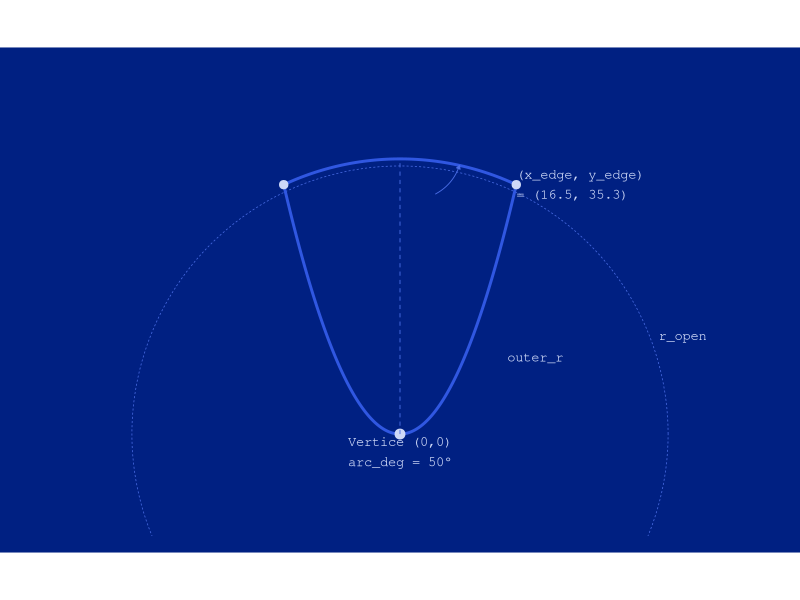

Generate this figure with R:
## ---- chunk 1
library(ggplot2)
library(dplyr)

# ── Parameters (matching SCAD defaults) ──────────────────────────────
arc_deg   <- 50
outer_r   <- 38
open_to_edge <- TRUE
edge_inset   <- 4

r_open <- if (open_to_edge) outer_r + 1.0 else outer_r - edge_inset
x_edge <- r_open * sin(arc_deg/2 * pi/180)
y_edge <- r_open * cos(arc_deg/2 * pi/180)
corner_r <- 1.2

# ── Parabola points ──────────────────────────────────────────────────
n_seg <- 96
t_seq <- seq(0, 1, length.out = n_seg + 1)

par_right <- data.frame(
  x = x_edge * t_seq,
  y = (x_edge * t_seq / x_edge)^2 * y_edge,
  branch = "right"
)
par_left <- data.frame(
  x = -x_edge * t_seq,
  y = (x_edge * t_seq / x_edge)^2 * y_edge,
  branch = "left"
)

# ── Outer arc (circle) ───────────────────────────────────────────────
n_arc <- 64
arc_pts <- data.frame(
  theta = seq(-arc_deg/2, arc_deg/2, length.out = n_arc),
  branch = "arc"
)
arc_pts$x <- r_open * sin(arc_pts$theta * pi/180)
arc_pts$y <- r_open * cos(arc_pts$theta * pi/180)

# ── Full circle (ghost) ──────────────────────────────────────────────
circle <- data.frame(theta = seq(0, 2*pi, length.out = 200))
circle$x <- outer_r * cos(circle$theta)
circle$y <- outer_r * sin(circle$theta)

# ── Annotation data ──────────────────────────────────────────────────
annotations <- data.frame(
  x = c(0, x_edge, 0, r_open * cos(20 * pi/180), outer_r * 0.4),
  y = c(0, y_edge, -4, r_open * sin(20 * pi/180), outer_r * 0.3),
  label = c("Vertice (0,0)", 
            sprintf("(x_edge, y_edge)\n= (%.1f, %.1f)", x_edge, y_edge),
            sprintf("arc_deg = %.0f°", arc_deg),
            "r_open",
            "outer_r"),
  hjust = c(0.5, 0, 0.5, 0, 0),
  vjust = c(1.5, 0.5, 0.5, 0, 1)
)

# ── Plot ─────────────────────────────────────────────────────────────
ggplot() +
  geom_path(data = circle, aes(x = x, y = y),
            colour = "#4A6DE5", linewidth = 0.25, linetype = "22") +
  geom_path(data = par_right, aes(x = x, y = y),
            colour = "#3057E1", linewidth = 1.0) +
  geom_path(data = par_left, aes(x = x, y = y),
            colour = "#3057E1", linewidth = 1.0) +
  geom_path(data = arc_pts, aes(x = x, y = y),
            colour = "#3057E1", linewidth = 1.0) +
  geom_point(aes(x = 0, y = 0), colour = "#CED8F7", size = 3) +
  geom_point(aes(x = x_edge, y = y_edge), colour = "#CED8F7", size = 2.5) +
  geom_point(aes(x = -x_edge, y = y_edge), colour = "#CED8F7", size = 2.5) +
  geom_segment(aes(x = 0, y = 0, xend = 0, yend = r_open),
               colour = "#4A6DE5", linewidth = 0.3, linetype = "44") +
  geom_curve(aes(x = 5, y = r_open - 5, xend = r_open * sin(arc_deg/4 * pi/180),
                  yend = r_open * cos(arc_deg/4 * pi/180)),
             colour = "#4A6DE5", linewidth = 0.3, curvature = 0.2,
             arrow = arrow(length = unit(0.1, "cm"), type = "closed")) +
  geom_text(data = annotations, aes(x = x, y = y, label = label,
            hjust = hjust, vjust = vjust),
            colour = "#CED8F7", size = 3.5, family = "mono") +
  coord_fixed(ratio = 1, xlim = c(-outer_r * 1.3, outer_r * 1.3),
              ylim = c(-outer_r * 0.3, outer_r * 1.3)) +
  theme_void() +
  theme(
    plot.background = element_rect(fill = "#002082", colour = NA),
    panel.background = element_rect(fill = "#002082", colour = NA),
    plot.margin = margin(12, 12, 12, 12)
  )
